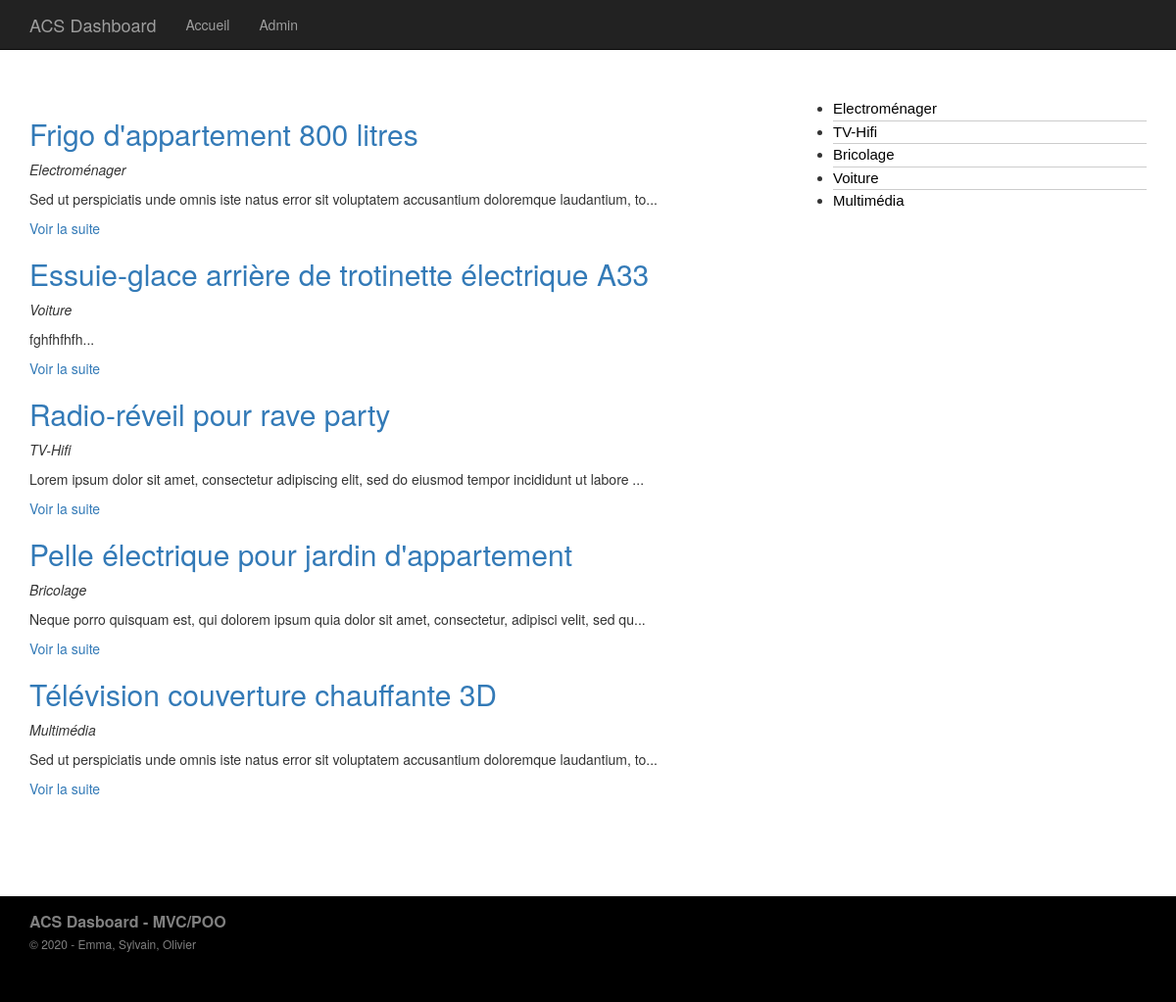
Before: / with the older database file.
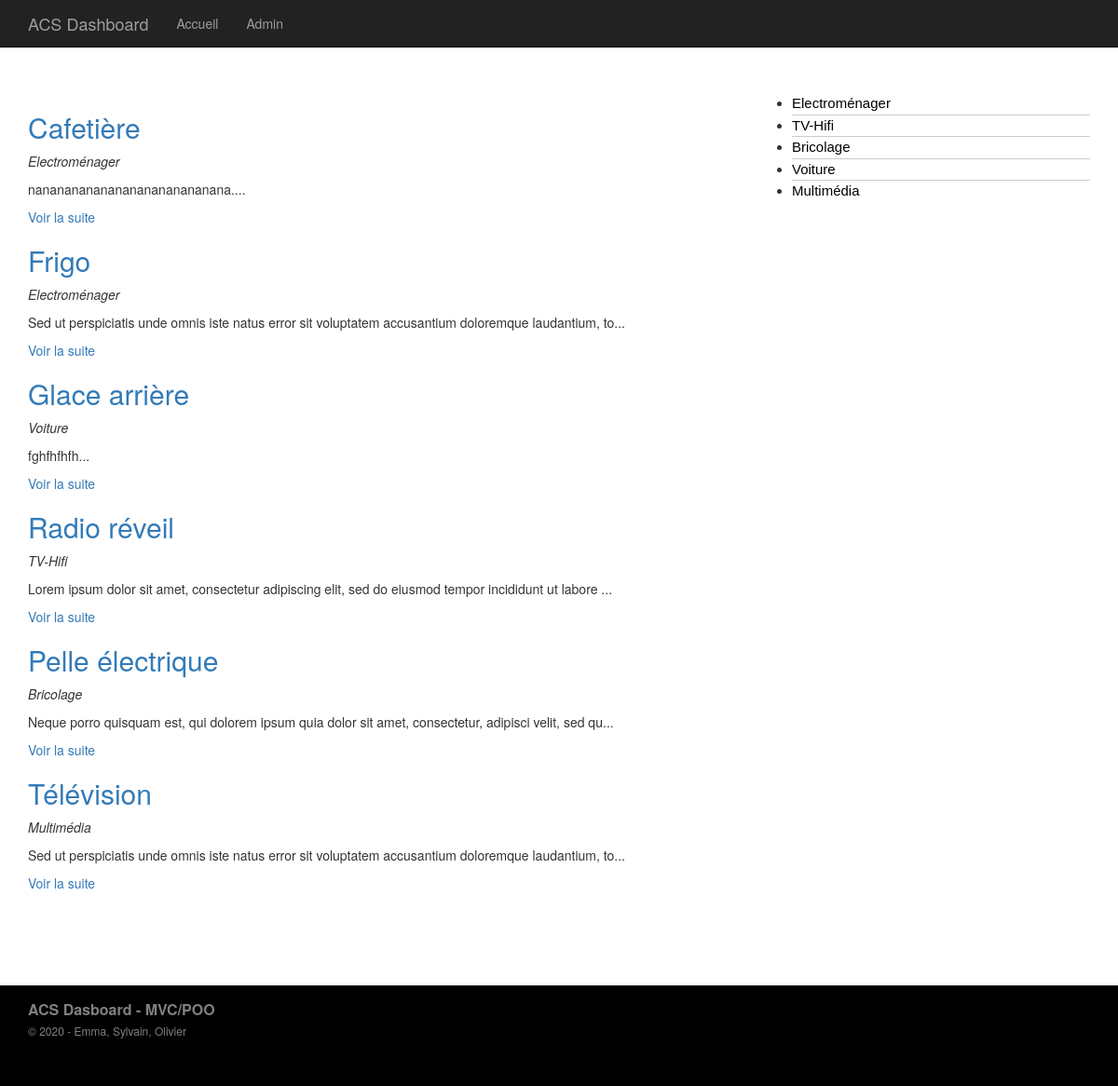
After: the same page with the newer database file.
### tables this page shows
CREATE TABLE IF NOT EXISTS `articles` (
  `id` int(11) NOT NULL AUTO_INCREMENT,
  `titre` varchar(255) DEFAULT NULL,
  `lieuachat` varchar(255) DEFAULT NULL,
  `adresseachat` varchar(255) DEFAULT NULL,
  `urlachat` varchar(255) DEFAULT NULL,
  `ref` varchar(255) NOT NULL,
  `dateachat` varchar(20) NOT NULL,
  `datefingarantie` varchar(20) NOT NULL,
  `category_id` int(11) DEFAULT NULL,
  `prix` int(10) NOT NULL DEFAULT 0,
  `conseilsentretien` longtext DEFAULT NULL,
  `phototicketachat` varchar(255) DEFAULT NULL,
  `manuelutilisation` longtext DEFAULT NULL,
  PRIMARY KEY (`id`)
);

CREATE TABLE IF NOT EXISTS `categories` (
  `id` int(11) NOT NULL AUTO_INCREMENT,
  `titre` varchar(255) DEFAULT NULL,
  PRIMARY KEY (`id`)
);

### core/Controller/Controller.php (called while the page is built, shortened)
<?php
    class Controller
    {
        protected $viewPath;
        protected function render($view, $variables = [])
        {
            extract($variables);
            require($this->viewPath . str_replace('.', '/', $view) . '.php');
        }
    }

### app/Controller/PostsController.php (called while the page is built, shortened)
<?php
    class PostsController extends AppController
    {
        public function index()
        {
            $posts = $this->Post->last();
            $categories = $this->Category->all();
            $this->render('posts.index', compact('posts', 'categories'));
        }
    }

### public/index.php (called while the page is built, shortened)
<?php
    if (isset($_GET['p'])) {
        $page = $_GET['p'];
    } else {
        $page = 'posts.index';
    }
    $page = explode('.', $page);
    if ($page[0] == 'admin') {
        $controller = '\App\Controller\Admin\\' . ucfirst($page[1]) . 'Controller';
        $action = $page[2];
    } else {
        $action = $page[1];
    }
    $controller = new $controller();
    $controller->$action();

### core/Table/Table.php (called while the page is built, shortened)
<?php
    class Table
    {
        protected $table;
        protected $db;
        public function __construct(Database $db)
        {
            $this->db = $db;
        }
        public function all()
        {
            return $this->query("SELECT * FROM " . $this->table);
        }
        public function query($statement, $attributes = null, $one = false)
        {
            if ($attributes) {
                return $this->db->prepare(
                    $statement,
                    $attributes,
                    str_replace('Table', 'Entity', get_class($this)),
                    $one
                );
            } else {
                return $this->db->query(
                    $statement,
                    str_replace('Table', 'Entity', get_class($this)),
                     $one
                );
            }
        }
    }

### core/Database/MysqlDatabase.php (called while the page is built, shortened)
<?php
    class MysqlDatabase extends Database
    {
        private $pdo;
        private function getPDO()
        {
            if ($this->pdo === null) {
                $pdo = new PDO('mysql:dbname=mvc-blog;host=localhost', 'root', '');
                $pdo->setAttribute(PDO::ATTR_ERRMODE, PDO::ERRMODE_EXCEPTION);
                $this->pdo = $pdo;
            }
            return $this->pdo;
        }
        public function query($statement, $class_name = null, $one = false)
        {
            $req = $this->getPDO()->query($statement);
            if ($class_name === null) {
                $req->setFetchMode(PDO::FETCH_OBJ);
            } else {
                $req->setFetchMode(PDO::FETCH_CLASS, $class_name);
            }
            if ($one) {
                $datas = $req->fetch();
            }
            else {
                $datas = $req->fetchAll();
            }
            return $datas;
        }
    }

### app/Table/PostTable.php (called while the page is built, shortened)
<?php
    class PostTable extends Table
    {
        public function last()
        {
            return $this->query("
                SELECT articles.id, articles.titre, articles.lieuachat, articles.adresseachat, articles.urlachat, articles.ref, articles.dateachat, articles.datefingarantie, articles.prix, articles.conseilsentretien, articles.phototicketachat, articles.manuelutilisation, categories.titre as categorie
                FROM articles
                LEFT JOIN categories ON category_id = categories.id
                ORDER BY articles.id DESC
            ");
        }
    }

### app/Autoloader.php (called while the page is built, shortened)
<?php
  class Autoloader
  {
      public static function autoload($class)
      {
          if (strpos($class, __NAMESPACE__ . '\\') === 0) {
              $class = str_replace(__NAMESPACE__ . '\\', '', $class);
              $class = str_replace('\\', '/', $class);
          }
      }
  }

### core/Autoloader.php (called while the page is built, shortened)
<?php
  class Autoloader
  {
      public static function autoload($class)
      {
          if (strpos($class, __NAMESPACE__ . '\\') === 0) {
              $class = str_replace(__NAMESPACE__ . '\\', '', $class);
              $class = str_replace('\\', '/', $class);
          }
      }
  }

### core/Entity/Entity.php (called while the page is built, shortened)
<?php
    class Entity
    {
        public function __get($key)
        {
            $method = 'get' . ucfirst($key);
            $this->$key = $this->$method();
            return $this->$key;
        }
    }

### app/Entity/CategoryEntity.php (called while the page is built, shortened)
<?php
    class CategoryEntity extends Entity
    {
        public function getUrl()
        {
            return 'index.php?p=posts.category&id=' . $this->id;
        }
    }

### app/Views/posts/index.php (the view)
<div class="row">
	<div class="col-sm-8">
		<?php
            foreach ($posts as $post) :
        ?>
		        <h2><a href="<?= $post->url; ?>"><?= $post->titre; ?></a></h2>
		        <p><em><?= $post->categorie; ?></em></p>
		        <p><?= $post->extrait; ?></p>
		<?php endforeach; ?>
	</div>
	<div class="col-sm-4">
	    <ul class="list">
	    	<?php foreach ($categories as $categorie) : ?>
            	<li><a href="<?= $categorie->url; ?>"><?= $categorie->titre; ?></a></li>
       		<?php endforeach; ?>
	    </ul>
	</div>
</div>

### app/Entity/PostEntity.php (shortened to what the changed rows need)
<?php
    class PostEntity extends Entity
    {
        public function getUrl()
        {
            return 'index.php?p=posts.single&id=' . $this->id;
        }
        public function getExtrait()
        {
            $html = '<p>' . substr($this->manuelutilisation, 0, 100) . '...</p>';
            $html .= '<p><a href="' . $this->getUrl() . '">Voir la suite</a></p>';
            return $html;
        }
    }

Changed rows visible on the page:
added articles: titre "Cafetière", category.titre "Electroménager", manuelutilisation "nananananananananananananana."
changed articles: titre "Frigo d'appartement 800 litres" → "Frigo"
changed articles "fghfhfhfh": titre "Essuie-glace arrière de trotinette électrique A33" → "Glace arrière"
changed articles "TV-Hifi": titre "Radio-réveil pour rave party" → "Radio réveil"
changed articles "Bricolage": titre "Pelle électrique pour jardin d'appartement" → "Pelle électrique"
changed articles "Multimédia": titre "Télévision couverture chauffante 3D" → "Télévision"
